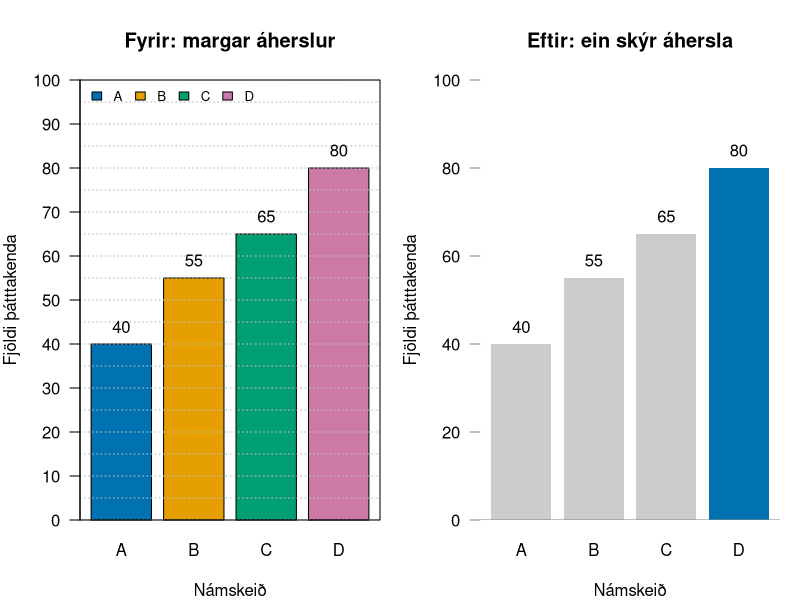

Reproduce this figure in R.
## ---- chunk 1
#| label: introduction-r-1
#| echo: false
#| fig-width: 10
#| fig-height: 5
#| out-width: "100%"
#| fig-cap: "Sömu dæmigögn fyrir og eftir einföldun. Allar súlur haldast inni og bæði rit nota sama kvarða frá núlli."
#| fig-alt: "Tvö súlurit sýna þátttakendafjölda á námskeiðum A til D. Vinstra ritið notar fjóra liti og þétt rúðunet. Hægra ritið notar gráar súlur og bláa áherslu á námskeið D. Gildin og kvarðinn eru eins."

local({
  namskeid <- c("A", "B", "C", "D")
  thatttakendur <- c(40, 55, 65, 80)
  fyrri_stillingar <- par(no.readonly = TRUE)
  on.exit(par(fyrri_stillingar))
  par(mfrow = c(1, 2), mar = c(4, 4, 4, 1), las = 1)

  stadir <- barplot(
    thatttakendur, names.arg = namskeid,
    col = c("#0072B2", "#E69F00", "#009E73", "#CC79A7"),
    ylim = c(0, 100), main = "Fyrir: margar áherslur",
    xlab = "Námskeið", ylab = "Fjöldi þátttakenda", axes = FALSE
  )
  abline(h = seq(0, 100, 5), col = "#BBBBBB", lty = 3)
  axis(2, at = seq(0, 100, 10))
  text(stadir, thatttakendur + 4, labels = thatttakendur)
  legend("topleft", legend = namskeid,
         fill = c("#0072B2", "#E69F00", "#009E73", "#CC79A7"),
         horiz = TRUE, bty = "n", cex = 0.8)
  box()

  stadir <- barplot(
    thatttakendur, names.arg = namskeid,
    col = c(rep("#CCCCCC", 3), "#0072B2"), border = NA,
    ylim = c(0, 100), main = "Eftir: ein skýr áhersla",
    xlab = "Námskeið", ylab = "Fjöldi þátttakenda", axes = FALSE
  )
  axis(2, at = seq(0, 100, 20), col = NA, col.ticks = "#888888")
  abline(h = 0, col = "#888888")
  text(stadir, thatttakendur + 4, labels = thatttakendur)
})
